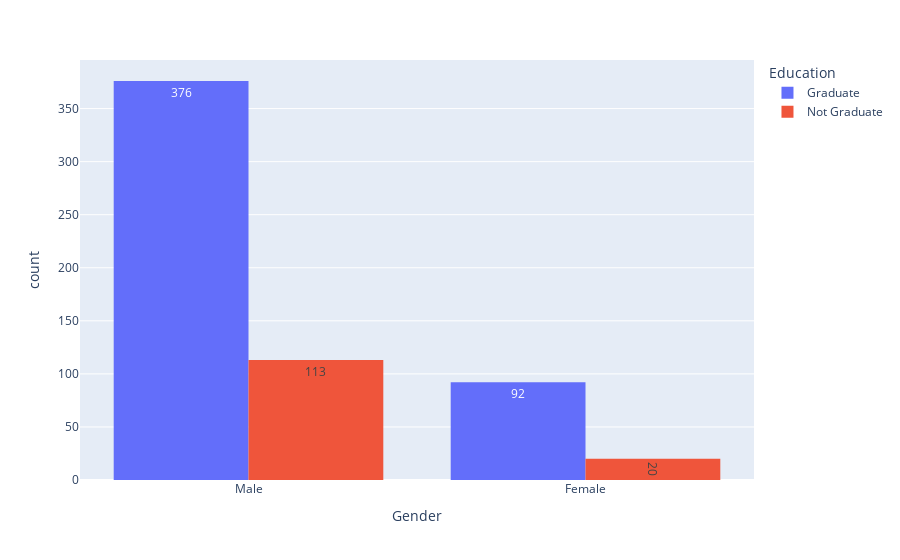

Notebook source saved alongside this figure:
### Code cell
px.histogram(data_frame=df , x ="Gender" , color="Education" ,barmode='group' , text_auto=True)

### Figure 1 — Plotly figure (JSON) as saved in the notebook; plotly's stock layout.template omitted (floating-point values rounded to 4 significant figures; data arrays with more than 128 entries replaced by an {"elided": "..."} marker saying what was removed)
{"data": [{"alignmentgroup": "True", "bingroup": "x", "hovertemplate": "Education=Graduate<br>Gender=%{x}<br>count=%{y}<extra></extra>", "legendgroup": "Graduate", "marker": {"color": "#636efa", "pattern": {"shape": ""}}, "name": "Graduate", "offsetgroup": "Graduate", "orientation": "v", "showlegend": true, "texttemplate": "%{value}", "type": "histogram", "x": {"elided": "480 str values"}, "xaxis": "x", "yaxis": "y"}, {"alignmentgroup": "True", "bingroup": "x", "hovertemplate": "Education=Not Graduate<br>Gender=%{x}<br>count=%{y}<extra></extra>", "legendgroup": "Not Graduate", "marker": {"color": "#EF553B", "pattern": {"shape": ""}}, "name": "Not Graduate", "offsetgroup": "Not Graduate", "orientation": "v", "showlegend": true, "texttemplate": "%{value}", "type": "histogram", "x": {"elided": "134 str values"}, "xaxis": "x", "yaxis": "y"}], "layout": {"barmode": "group", "legend": {"title": {"text": "Education"}, "tracegroupgap": 0}, "margin": {"t": 60}, "xaxis": {"anchor": "y", "domain": [0, 1], "title": {"text": "Gender"}}, "yaxis": {"anchor": "x", "domain": [0, 1], "title": {"text": "count"}}}}
